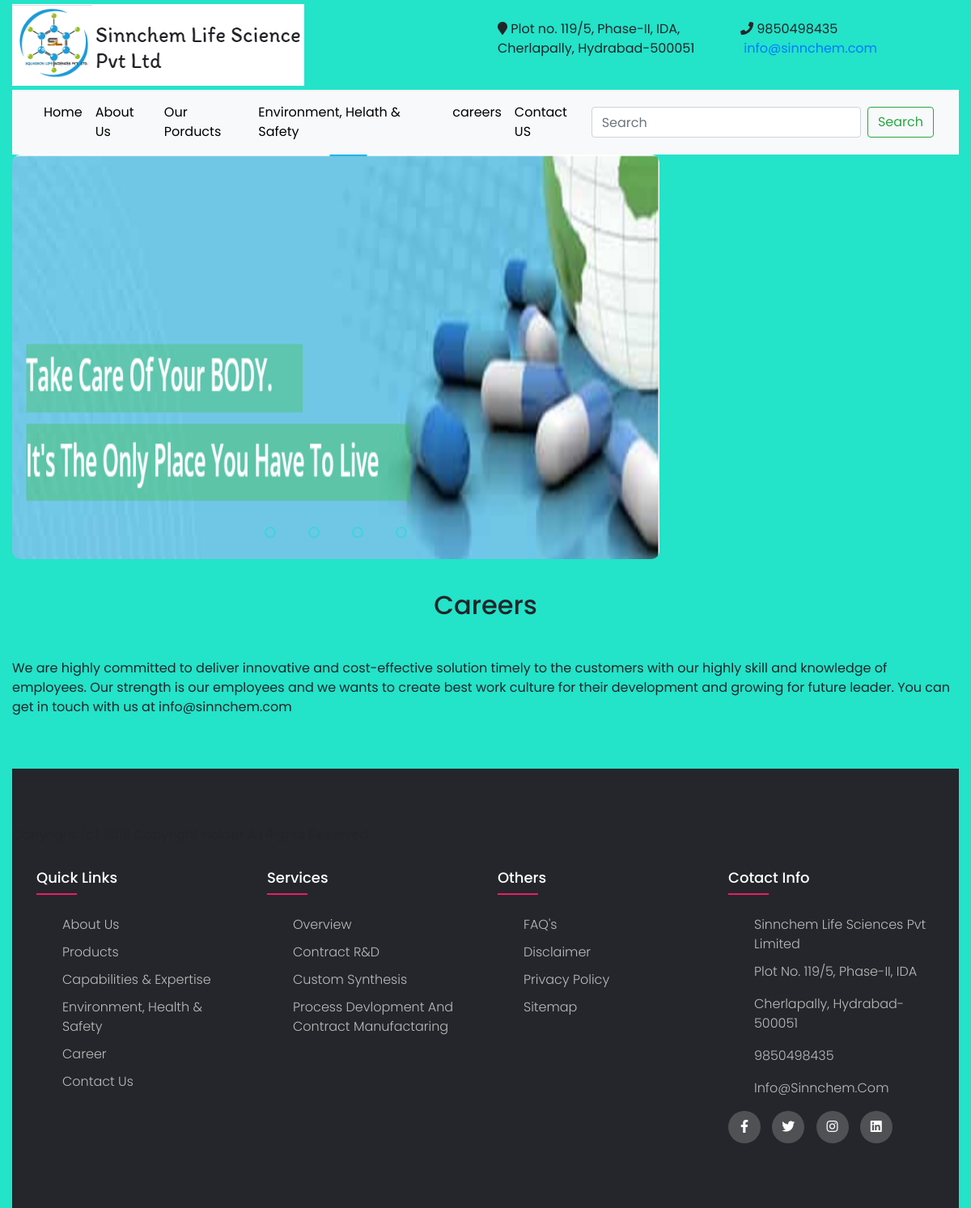
Page /career/ on the committed database.
### career/models.py (models this page shows, shortened)
class Career(models.Model):
    title = models.CharField(max_length=100)
    description = models.CharField(max_length=1000)
    image = models.ImageField(upload_to='product/images',blank=True)
    url =models.URLField(blank=True)

### career/views.py (the view)
# urls.py: path('',views.all_career, name='all_career'),
def all_career(request):
    careers =Career.objects.all()
    return render(request, 'career/all_career.html', {'careers':careers})

### career/templates/career/all_career.html (shortened to what this page needs)
{% extends 'ourproduct/base.html' %}
{% block content %}
  {% for career in careers %}
    <h2>{{ career.title |safe }}</h2>
    {% if career.description %}
      <p>{{ career.description |safe }}</p>
    {% endif %}
  {% endfor %}
{% endblock %}

### ourproduct/static/ourproduct/custom.css (style rules this page uses)
body { font-family: 'Lato', sans-serif; }

### ourproduct/static/ourproduct/style.css (style rules this page uses)
body { line-height: 1.5; font-family: 'Poppins', sans-serif; }
* { margin:0; padding:0; box-sizing: border-box; }

### ourproduct/static/ourproduct/style3.css (style rules this page uses)
* { margin: 0; padding:0; box-sizing: border-box; font-family: 'Poppins', sans-serif; }

### ourproduct/static/ourproduct/style4.css (style rules this page uses)
body { margin: 0; padding: 0; height: 100vh display: flex; justify-content: center; align-items: center; background: #23E3C9; }

### rows in the picture
Career: title "Careers", description "We are highly committed to deliver innovative and cost-effective solution timely to the customers with our highly skill and knowledge of employees. Our strength is our employees and we wants to create best work culture for their development and growing for future leader. You can get in touch with us at info@sinnchem.com"
